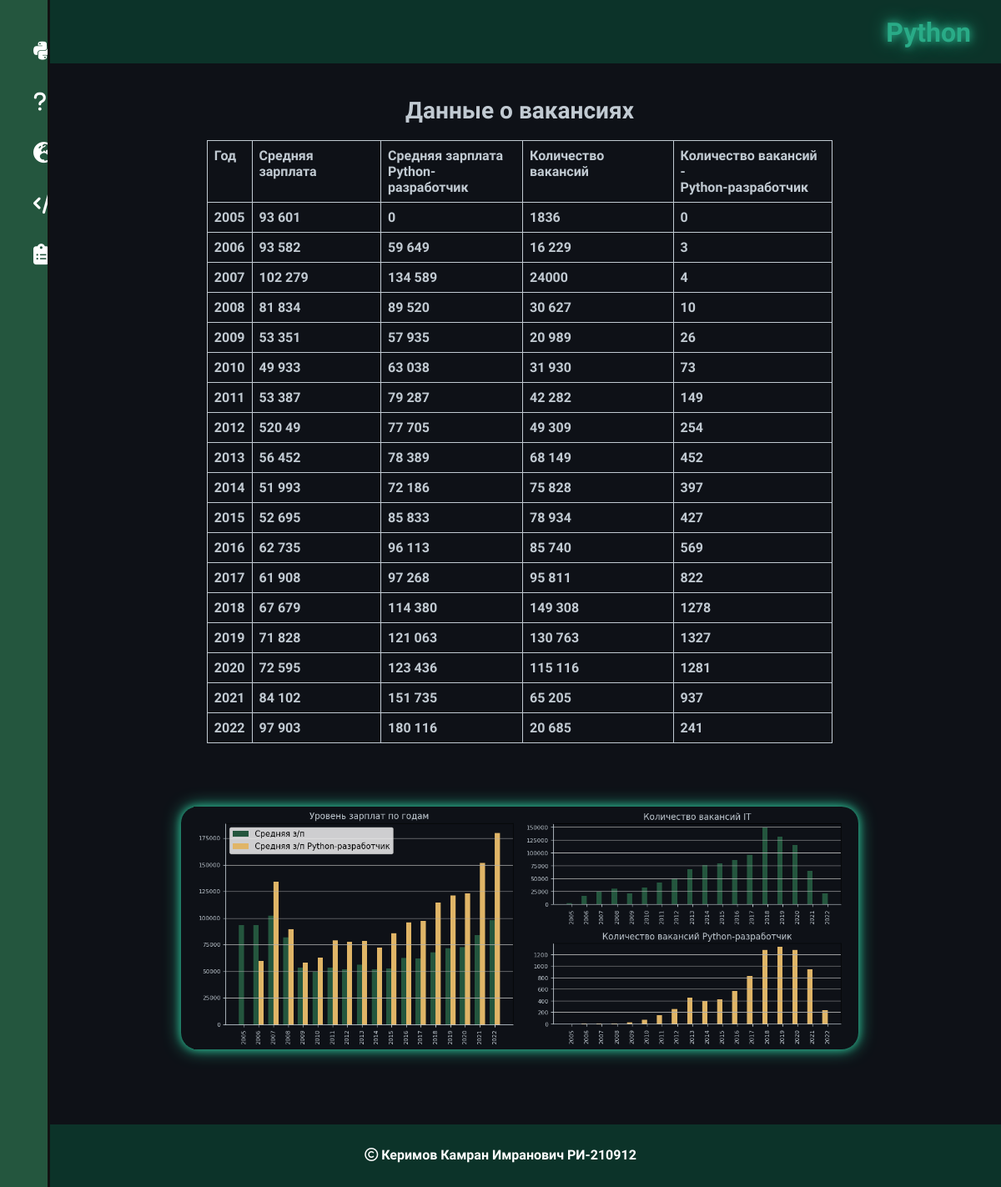
Screenshot of /info with the database file from the repository.
### main/models.py (models this page shows)
class Demand(models.Model):
    title = models.CharField(
        'Заголовок',
        max_length=100,
        default='demand'
    )
    text = models.TextField('Текст', default=None)
    graph_left = models.ImageField(
        'График №2',
        default=None,
        upload_to='demand'
    )
    graph_right = models.ImageField(
        'График №1',
        default=None,
        upload_to='demand'
    )

### main/views.py (the view)
# urls.py: path('info', views.info, name='info'),
def info(request):
    infopage = Demand.objects.all()[0]
    return render(
        request,
        'main/info.html',
        context={
            'infopage': infopage,
        }
    )

### main/templates/main/info.html
{% extends 'main/mainpage.html' %}
{% load static %}
{% block content %}
<div style="text-align: center">
    {{ infopage.text|safe }}
    <div class="info_img">
        <img style="margin: 0" width="48%" src="{{ infopage.graph_left.url }}"/>
        <img style="margin: 0" width="48%" src="{{ infopage.graph_right.url }}"/>
    </div>
</div>
{% endblock %}

### main/templates/main/mainpage.html (shortened to what this page needs)
{% load static %}
<html lang="ru">
<head>
    <link rel="stylesheet" href="https://cdn.jsdelivr.net/npm/bootstrap@5.2.3/dist/css/bootstrap.min.css">
    <link rel="stylesheet" href="{% static 'main/css/main.css' %}">
</head>
<body>
<header>
    <h2><b>Python</b></h2>
</header>
<div>
    <aside>
        <ul>
            <li><a href="{% url 'home' %}"><i class="fa-brands fa-python"></i></i></a></li>
            <li><a href="{% url 'info' %}"><i class="fa-solid fa-question"></i></a></li>
            <li><a href="{% url 'geography' %}"><i class="fa-solid fa-earth-europe"></i></i> </a></li>
            <li><a href="{% url 'skills' %}"><i class="fa-solid fa-code"></i></i></a></li>
            <li><a href="{% url 'vacancies' %}"><i class="fa-solid fa-clipboard-list"></i></i></a>
            </li>
        </ul>
    </aside>
</div>
<div class="page">
    <main class="main">
        {% block content %}
        {% endblock %}
    </main>
    <footer>
        <p><i class="fa-regular fa-copyright"></i> Керимов Камран Имранович РИ-210912</p>
    </footer>
</div>
</body>
</html>

### static/main/css/main.css (style rules this page uses)
body { font-family: 'Comfortaa', cursive; background: #0e1117; color: #C1CAD2; }
table { border-color: #C1CAD2; }
table tr, th { border-color: #C1CAD2; }
aside { height: 100%; width: 5%; position: fixed; z-index: 1; top: 0; left: 0; overflow-x: hidden; padding-top: 20px; background: #24563e; border-right: 3px solid #111111; }
aside ul { padding-top: 2%; list-style: none; }
aside ul li { display: block; margin-top: 20px; transition: all .6s ease; padding: 8px; }
aside ul li a { color: #ffffff; display: block; font-size: 25px; text-decoration: none; }
header { padding-bottom: 10px; margin-bottom: auto; background: #0c3329; }
header h2 { text-shadow: 0 0 10px #29ab87, 0 0 20px #29ab87; color: #29ab87; padding: 20px 3% 0 0; text-align: right; }
footer { font-weight: lighter; text-align: center; background: #0c3329; padding: 10px; margin-top: auto; color: #ffffff; }
footer p { padding-top: 15px; }
.info_img { border-radius: 20px; box-shadow: 0 0 10px #29ab87, 0 0 20px #29ab87; margin: 50px 10% 50px 10% ; width: 80%; }
.page { overflow: hidden; display: grid; grid-template-rows: auto 1fr auto; min-height: 100vh; }
.main { margin-left: 8%; padding: 40px 70px 40px 20px; }

### rows the page displays
Demand: text "Данные о вакансиях Год Средняя зарплата Средняя зарплата Python-разработчик Количество вакансий Количество вакансий - Python-разработчик 2005 93 601 0 1836 0 2006 93 582 59 649 16 229 3 2007 102 279 134 589 24000 4 2008 81 834 89 520 30 627 10 2009 53 351 57 935 20 989 26 2010 49 933 63 038 31 930 73 2011 53 387 79 287 42 282 149 2012 520 49 77 705 49 309 254 2013 56 452 78 389 68 149 452 2014 51 993 72 186 75 828 397 2015 52 695 85 833 78 934 427 2016 62 735 96 113 85 740 569 2017 61 908 97 268 95 811 822 2018 67 679 114 380 149 308 1278 2019 71 828 121 063 130 763 1327 2020 72 595 123 436 115 116 1281 2021 84 102 151 735 65 205 937 2022 97 903 180 116 20 685 241", graph_left (picture), graph_right (picture)
